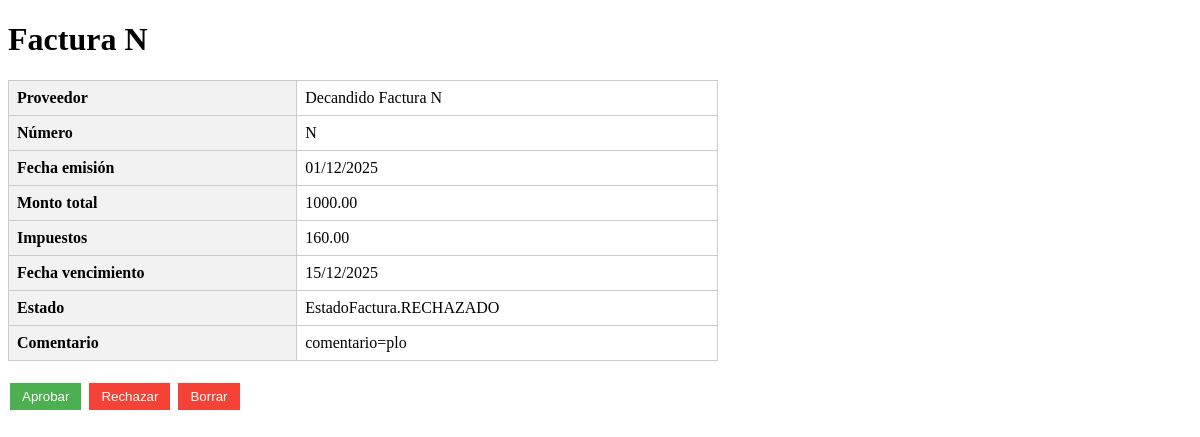
Screenshot of /facturas/1 with the database file from the repository.
### app/models.py (models this page shows)
class Factura(Base):
    __tablename__ = "facturas"
    id = Column(Integer, primary_key=True, index=True)
    proveedor = Column(String(255), nullable=False)
    numero = Column(String(100), nullable=False, index=True)
    fecha_emision = Column(DateTime, nullable=False)
    monto_total = Column(Float, nullable=False)
    impuestos = Column(Float, nullable=True, default=0.0)
    fecha_vencimiento = Column(DateTime, nullable=True)
    estado = Column(Enum(EstadoFactura), default=EstadoFactura.EN_PROCESO, nullable=False)
    comentario = Column(Text, nullable=True)
    ocr_fuente = Column(String(50), nullable=True)     # 'imagen' | 'pdf' (usaremos 'imagen')
    ocr_confianza = Column(Float, nullable=True)        # placeholder
    creado_en = Column(DateTime, default=datetime.utcnow)
    actualizado_en = Column(DateTime, default=datetime.utcnow)
    historial = relationship("HistorialEstado", back_populates="factura", cascade="all, delete-orphan")

### app/routes.py (the view)
@router.get("/facturas/{factura_id}", response_class=HTMLResponse)
def consultar_factura(request: Request, factura_id: int):
    db = _db()
    factura = crud.obtener_factura(db, factura_id)
    if not factura:
        raise HTTPException(status_code=404, detail="Factura no encontrada")
    return templates.TemplateResponse("factura.html", {"request": request, "factura": factura})

### templates/factura.html (shortened to what this page needs)
<!DOCTYPE html>
<html>
<head>
</head>
<body>
    <h1>Factura {{ factura.numero }}</h1>
    <table>
        <tr><th>Proveedor</th><td>{{ factura.proveedor }}</td></tr>
        <tr><th>Número</th><td>{{ factura.numero }}</td></tr>
        <tr><th>Fecha emisión</th><td>{{ factura.fecha_emision.strftime('%d/%m/%Y') }}</td></tr>
        <tr><th>Monto total</th><td>{{ "%.2f"|format(factura.monto_total) }}</td></tr>
        <tr><th>Impuestos</th><td>{{ "%.2f"|format(factura.impuestos) }}</td></tr>
        {% if factura.fecha_vencimiento %}
        <tr><th>Fecha vencimiento</th><td>{{ factura.fecha_vencimiento.strftime('%d/%m/%Y') }}</td></tr>
        {% endif %}
        <tr><th>Estado</th><td>{{ factura.estado }}</td></tr>
        {% if factura.comentario %}
        <tr><th>Comentario</th><td>{{ factura.comentario }}</td></tr>
        {% endif %}
    </table>
    <form action="/facturas/{{ factura.id }}/decision?estado=Aprobado" method="post" style="display:inline;">
        <button type="submit" class="btn approve">Aprobar</button>
    </form>
    <form action="/facturas/{{ factura.id }}/rechazo" method="get" style="display:inline;">
        <button type="submit" class="btn reject">Rechazar</button>
    </form>
    <form action="/facturas/{{ factura.id }}/borrar" method="post" style="display:inline;">
        <button type="submit" class="btn reject"
                onclick="return confirm('¿Seguro que quieres borrar esta factura?');">
            Borrar
        </button>
    </form>
</body>
</html>

### templates/factura.html (style rules this page uses)
table { border-collapse: collapse; width: 60%; margin-bottom: 20px; }
th, td { border: 1px solid #ccc; padding: 8px; text-align: left; }
th { background-color: #f2f2f2; }
.btn { padding: 6px 12px; margin: 2px; border: none; cursor: pointer; }
.approve { background-color: #4CAF50; color: white; }
.reject { background-color: #f44336; color: white; }

### rows the page displays
Factura: numero "N", proveedor "Decandido Factura N", fecha_emision "01/12/2025", monto_total "1000.00", impuestos "160.00", fecha_vencimiento "15/12/2025", estado "EstadoFactura.RECHAZADO", comentario "comentario=plo"
